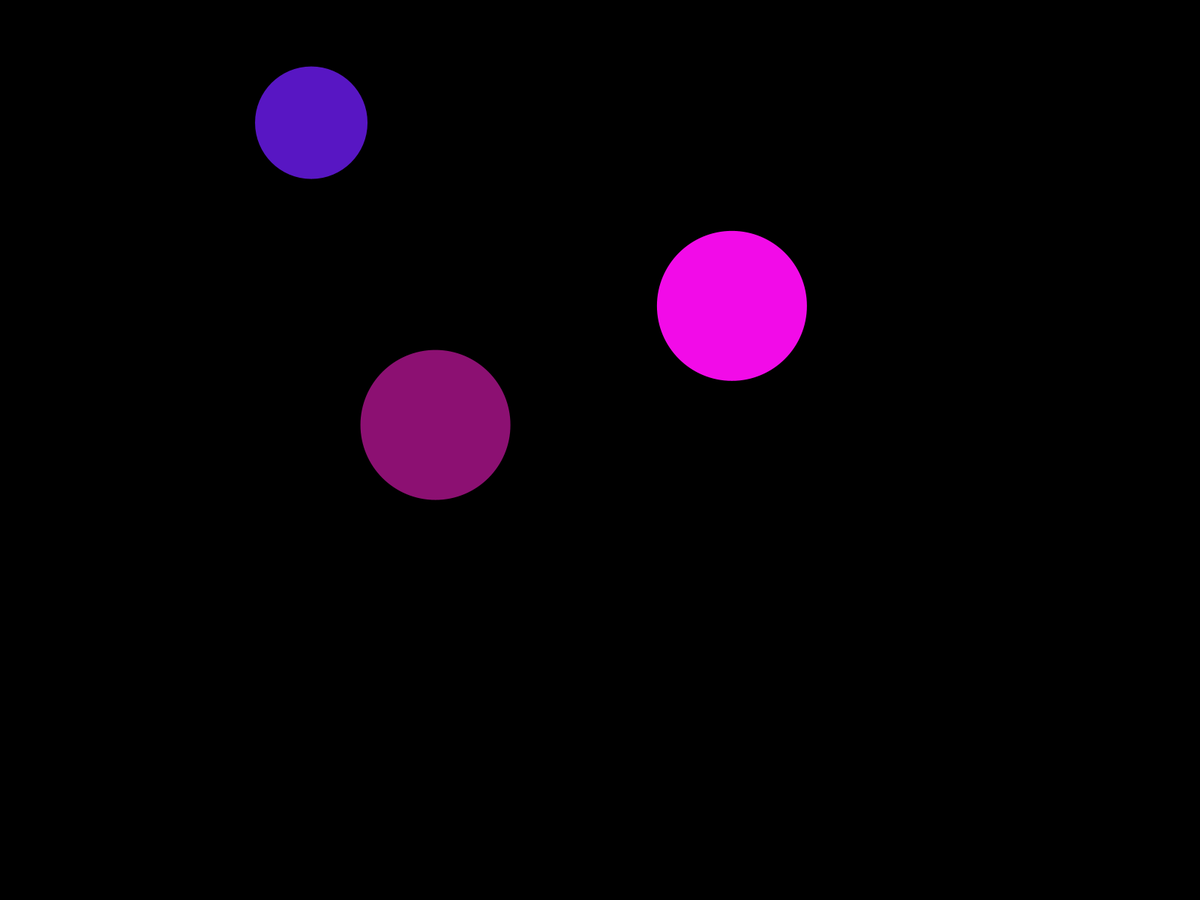
Frame 1 (no input)
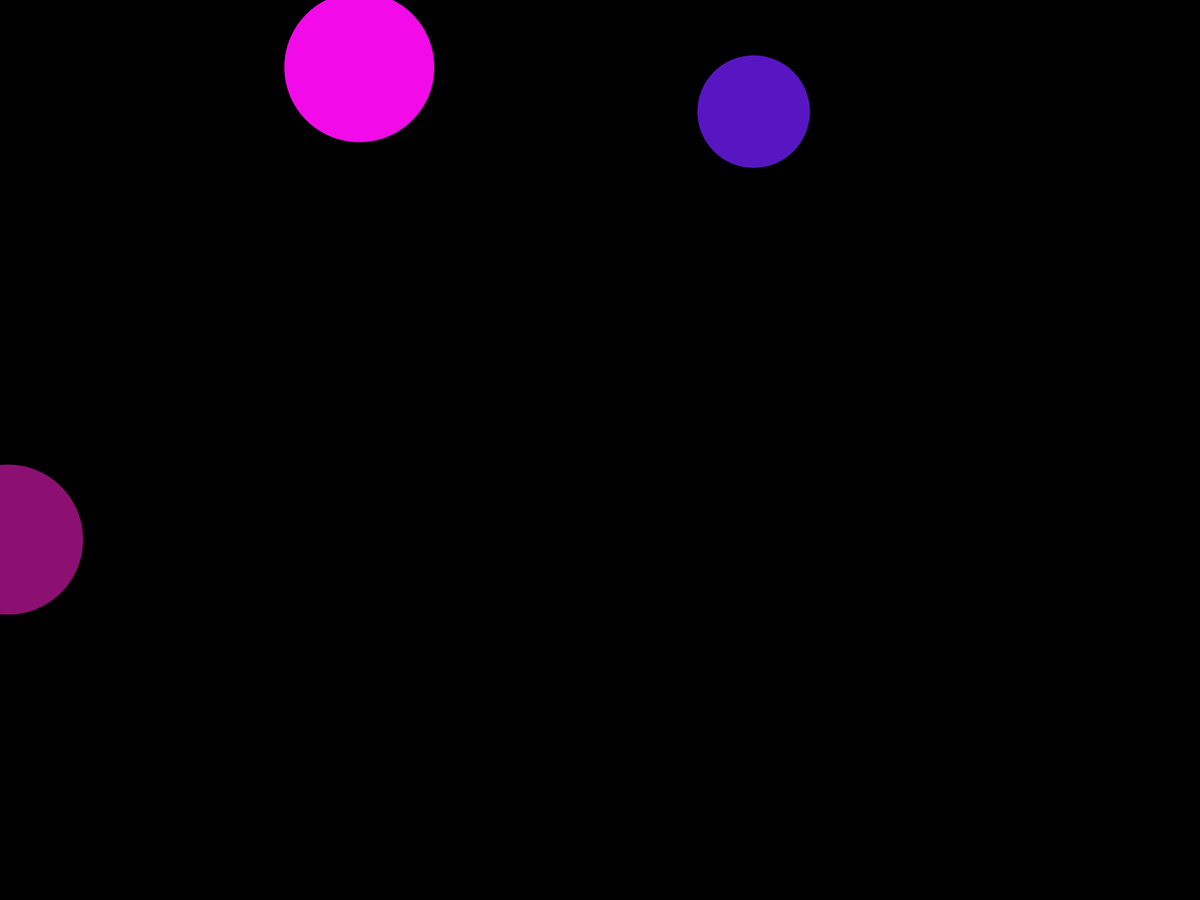
Frame 60 (the mouse pressed at the canvas centre just before this capture)
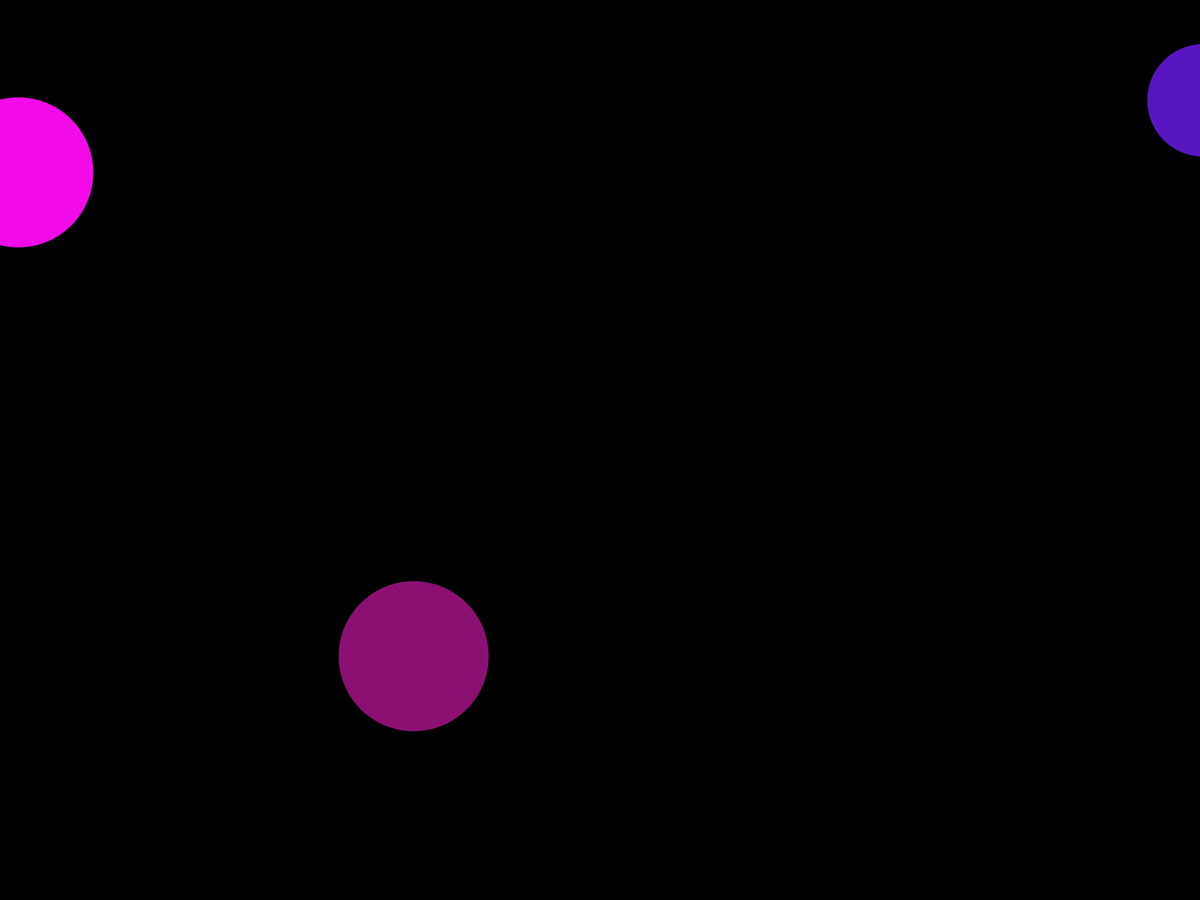
Frame 120 (the mouse held since frame 60 and released just before this capture)

The Processing sketch that drew these frames (run headless with seeded random() and noise(); from frame 60 on, the mouse is pressed at the canvas centre):

// Processing sketch: BouncyBallOOP
// ── BouncyBallOOP.pde
Ball b;//declare a new ball called b
Ball c;//declare a new ball called c
Ball d;//declare a new ball called d
void setup() {
  size(1600, 1200);
  b = new Ball();      //initialize b as a new object of the Ball class
  c = new Ball();
  d = new Ball(150);
}

void draw() {
  background(0);
  //b.display();         //call b's display() method
  //c.display();
  //b.move();
  //c.move();
  b.run();
  c.run();
  d.run();
  
}
// ── Ball.pde
class Ball {
  //declaring all information (fields) contained within the Ball class
  PVector loc, vel;
  int diam;
  color c;
  

  //this is a constructor. you can have more than one constructor for a given class
  Ball() {
    diam = 200;
    loc = new PVector(random(diam, width-diam), random(diam, height-diam));
    vel = PVector.random2D();
    vel.mult(10);
    c = color(random(255), random(50), random(100, 255));
  }
  Ball(int tDiam){
    diam = tDiam;
    loc = new PVector(random(diam, width-diam), random(diam, height-diam));
    vel = PVector.random2D();
    vel.mult(10);
    c = color(random(255), random(50), random(100, 255));
  }
 

  //after declaring fields and setting up constructors, you can define your methods
  void display() {
    fill(c);
    noStroke();
    ellipse(loc.x, loc.y, diam, diam);
  }
  void move() {
    loc.add(vel);
  }
  void bounce() {
    if (loc.x >= width) {
      vel.x = -abs(vel.x);
    }
    if (loc.x <= 0) {
      vel.x = abs(vel.x);
    }
    if (loc.y >= height) {
      vel.y = -abs(vel.y);
    } 
    if (loc.y <= 0) {
      vel.y = abs(vel.y);
    }
  }

    void run() {
      display();
      move();
      bounce();
    }
  }
